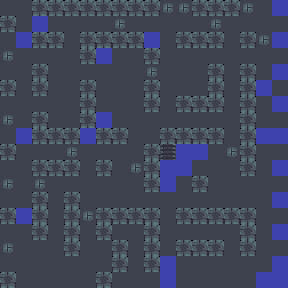

The image is a tile-based game level rendered from a .tmx file. Its description and complete source (layers, tilesets, objects, tile grids) follow:
An orthogonal 18x18 tile map with 16x16 px tiles, 1 tile layer (terrain) and 67 objects.

<map version="1.10" tiledversion="1.11.2" orientation="orthogonal" renderorder="right-down" width="18" height="18" tilewidth="16" tileheight="16" infinite="0" nextlayerid="3" nextobjectid="68">
 <properties>
  <property name="name" value="Brain Teaser" />
  <property name="author" value="moineau" />
  <property name="goldMoves" type="int" value="432" />
  <property name="platinumMoves" type="int" value="382" />
  <property name="goldTime" type="int" value="74" />
 </properties>
 <tileset firstgid="1" source="tileset.tsx" />
 <layer id="1" name="terrain" width="18" height="18">
  <data encoding="csv">
1,1,4,4,4,4,4,4,4,4,2,2,4,4,4,2,1,3,
4,1,3,1,1,1,1,2,1,1,1,1,1,2,1,1,1,1,
1,3,4,4,1,4,4,4,4,3,1,4,4,4,1,4,2,3,
2,1,1,1,1,4,3,1,1,4,1,1,1,1,1,1,1,1,
1,1,4,1,1,1,1,1,1,2,1,1,1,4,1,4,1,3,
4,1,4,1,1,4,1,1,1,4,1,1,1,4,1,4,3,1,
1,1,1,1,1,4,1,1,1,4,1,4,4,4,1,4,1,3,
2,1,4,1,1,4,3,1,1,1,1,1,1,1,1,4,1,1,
1,3,4,4,4,3,4,4,1,1,4,4,4,4,1,4,3,3,
4,1,1,1,2,1,1,1,1,4,5,3,3,1,2,4,1,1,
1,1,4,4,4,1,4,1,2,4,3,3,1,1,1,4,1,3,
2,1,2,1,1,1,1,1,1,4,3,1,4,1,1,1,1,1,
1,1,4,1,4,1,1,1,1,1,1,1,1,1,1,1,1,3,
4,3,4,1,4,2,4,4,4,4,1,4,4,4,4,4,1,1,
1,1,4,1,4,1,4,1,1,4,1,1,1,1,1,4,1,3,
2,1,1,1,4,1,1,4,1,4,1,4,4,4,1,4,1,1,
1,1,1,1,1,1,1,4,1,4,3,1,1,1,1,1,1,3,
4,1,1,1,1,1,4,1,1,1,3,1,1,1,1,1,3,3
</data>
 </layer>
 <objectgroup id="2" name="objects">
  <object id="1" gid="6" x="176" y="176" width="16" height="16" />
  <object id="2" gid="7" x="0" y="16" width="16" height="16" />
  <object id="3" gid="7" x="16" y="16" width="16" height="16" />
  <object id="4" gid="8" x="16" y="32" width="16" height="16" />
  <object id="5" gid="8" x="176" y="32" width="16" height="16" />
  <object id="6" gid="9" x="192" y="32" width="16" height="16" />
  <object id="7" gid="9" x="272" y="32" width="16" height="16" />
  <object id="8" gid="8" x="0" y="48" width="16" height="16" />
  <object id="9" gid="9" x="272" y="64" width="16" height="16" />
  <object id="10" gid="8" x="0" y="80" width="16" height="16" />
  <object id="11" gid="9" x="256" y="80" width="16" height="16" />
  <object id="12" gid="8" x="96" y="96" width="16" height="16" />
  <object id="13" gid="9" x="112" y="96" width="16" height="16" />
  <object id="14" gid="9" x="272" y="96" width="16" height="16" />
  <object id="15" gid="8" x="0" y="112" width="16" height="16" />
  <object id="16" gid="7" x="96" y="112" width="16" height="16" />
  <object id="17" gid="8" x="112" y="112" width="16" height="16" />
  <object id="18" gid="9" x="256" y="112" width="16" height="16" />
  <object id="19" gid="9" x="272" y="128" width="16" height="16" />
  <object id="20" gid="8" x="0" y="144" width="16" height="16" />
  <object id="21" gid="8" x="144" y="144" width="16" height="16" />
  <object id="22" gid="8" x="224" y="144" width="16" height="16" />
  <object id="23" gid="8" x="32" y="160" width="16" height="16" />
  <object id="24" gid="9" x="48" y="160" width="16" height="16" />
  <object id="25" gid="9" x="272" y="160" width="16" height="16" />
  <object id="26" gid="8" x="0" y="176" width="16" height="16" />
  <object id="27" gid="9" x="16" y="176" width="16" height="16" />
  <object id="28" gid="8" x="224" y="176" width="16" height="16" />
  <object id="29" gid="8" x="256" y="176" width="16" height="16" />
  <object id="30" gid="8" x="224" y="192" width="16" height="16" />
  <object id="31" gid="8" x="240" y="192" width="16" height="16" />
  <object id="32" gid="8" x="256" y="192" width="16" height="16" />
  <object id="33" gid="9" x="272" y="192" width="16" height="16" />
  <object id="34" gid="8" x="0" y="208" width="16" height="16" />
  <object id="35" gid="8" x="16" y="208" width="16" height="16" />
  <object id="36" gid="9" x="144" y="208" width="16" height="16" />
  <object id="37" gid="8" x="160" y="224" width="16" height="16" />
  <object id="38" gid="9" x="272" y="224" width="16" height="16" />
  <object id="39" gid="8" x="0" y="240" width="16" height="16" />
  <object id="40" gid="8" x="16" y="240" width="16" height="16" />
  <object id="41" gid="9" x="80" y="240" width="16" height="16" />
  <object id="42" gid="7" x="112" y="240" width="16" height="16" />
  <object id="43" gid="7" x="128" y="240" width="16" height="16" />
  <object id="44" gid="8" x="176" y="240" width="16" height="16" />
  <object id="45" gid="8" x="192" y="240" width="16" height="16" />
  <object id="46" gid="7" x="208" y="240" width="16" height="16" />
  <object id="47" gid="7" x="224" y="240" width="16" height="16" />
  <object id="48" gid="7" x="128" y="256" width="16" height="16" />
  <object id="49" gid="9" x="224" y="256" width="16" height="16" />
  <object id="50" gid="9" x="256" y="256" width="16" height="16" />
  <object id="51" gid="9" x="272" y="256" width="16" height="16" />
  <object id="52" gid="8" x="0" y="272" width="16" height="16" />
  <object id="53" gid="7" x="128" y="272" width="16" height="16" />
  <object id="54" gid="7" x="176" y="272" width="16" height="16" />
  <object id="55" gid="8" x="16" y="288" width="16" height="16" />
  <object id="56" gid="8" x="32" y="288" width="16" height="16" />
  <object id="57" gid="8" x="48" y="288" width="16" height="16" />
  <object id="58" gid="8" x="64" y="288" width="16" height="16" />
  <object id="59" gid="8" x="80" y="288" width="16" height="16" />
  <object id="60" gid="7" x="112" y="288" width="16" height="16" />
  <object id="61" gid="7" x="128" y="288" width="16" height="16" />
  <object id="62" gid="7" x="144" y="288" width="16" height="16" />
  <object id="63" gid="8" x="176" y="288" width="16" height="16" />
  <object id="64" gid="8" x="192" y="288" width="16" height="16" />
  <object id="65" gid="8" x="208" y="288" width="16" height="16" />
  <object id="66" gid="8" x="224" y="288" width="16" height="16" />
  <object id="67" gid="8" x="240" y="288" width="16" height="16" />
 </objectgroup>
</map>
